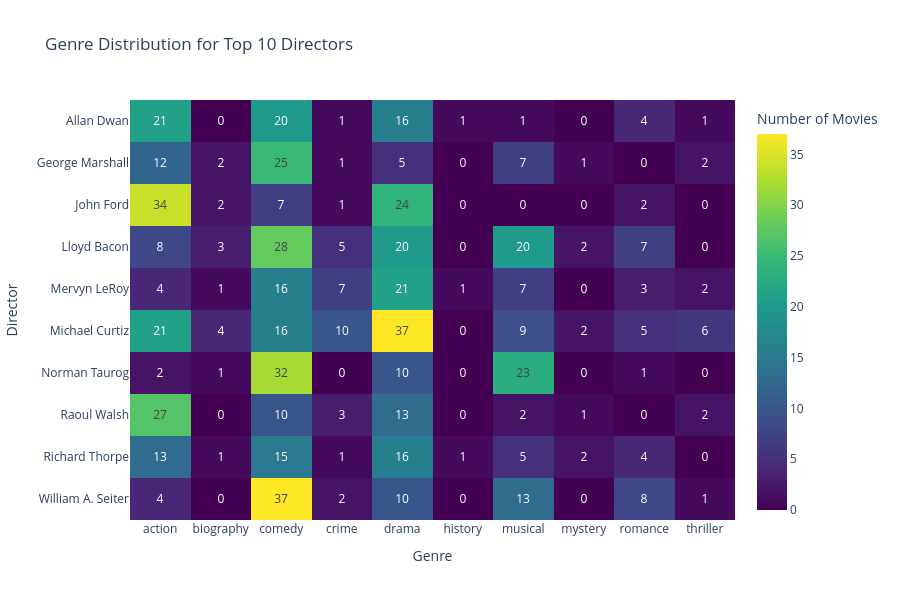

The notebook cell saved with this chart:
### Code cell
#  Genre Distribution for Top Directors
director_genre_data = []
for _, row in wiki_movies.iterrows():
    directors = extract_names(row['Director'])
    genres = split_genre_names(row['Genre'])
    for director in directors:
        if director in top_10_directors:
            for genre in genres:
                if genre:
                    director_genre_data.append({
                        'Director': director,
                        'Genre': genre
                    })



director_genre_df = pd.DataFrame(director_genre_data)
genre_counter = Counter([item['Genre'] for item in director_genre_data])
top_genres_for_directors = [g for g, _ in genre_counter.most_common(10)]

filtered_director_genre = director_genre_df[
        director_genre_df['Genre'].isin(top_genres_for_directors)
]

director_genre_pivot = filtered_director_genre.groupby(['Director', 'Genre']).size().reset_index(name='Count')
director_genre_matrix = director_genre_pivot.pivot(index='Director', columns='Genre', values='Count').fillna(0)

fig_heatmap = px.imshow(
        director_genre_matrix,
        title='Genre Distribution for Top 10 Directors',
        labels=dict(x="Genre", y="Director", color="Number of Movies"),
        color_continuous_scale='Viridis',
        aspect="auto",
        text_auto=True
)
fig_heatmap.update_layout(height=600, width=900)
fig_heatmap.show()

### Figure 1 — Plotly figure (JSON) as saved in the notebook; plotly's stock layout.template omitted (floating-point values rounded to 4 significant figures)
{"data": [{"coloraxis": "coloraxis", "hovertemplate": "Genre: %{x}<br>Director: %{y}<br>Number of Movies: %{z}<extra></extra>", "name": "0", "texttemplate": "%{z}", "type": "heatmap", "x": ["action", "biography", "comedy", "crime", "drama", "history", "musical", "mystery", "romance", "thriller"], "xaxis": "x", "y": ["Allan Dwan", "George Marshall", "John Ford", "Lloyd Bacon", "Mervyn LeRoy", "Michael Curtiz", "Norman Taurog", "Raoul Walsh", "Richard Thorpe", "William A. Seiter"], "yaxis": "y", "z": [[21, 0, 20, 1, 16, 1, 1, 0, 4, 1], [12, 2, 25, 1, 5, 0, 7, 1, 0, 2], [34, 2, 7, 1, 24, 0, 0, 0, 2, 0], [8, 3, 28, 5, 20, 0, 20, 2, 7, 0], [4, 1, 16, 7, 21, 1, 7, 0, 3, 2], [21, 4, 16, 10, 37, 0, 9, 2, 5, 6], [2, 1, 32, 0, 10, 0, 23, 0, 1, 0], [27, 0, 10, 3, 13, 0, 2, 1, 0, 2], [13, 1, 15, 1, 16, 1, 5, 2, 4, 0], [4, 0, 37, 2, 10, 0, 13, 0, 8, 1]]}], "layout": {"coloraxis": {"colorbar": {"title": {"text": "Number of Movies"}}, "colorscale": [[0, "#440154"], [0.1111, "#482878"], [0.2222, "#3e4989"], [0.3333, "#31688e"], [0.4444, "#26828e"], [0.5556, "#1f9e89"], [0.6667, "#35b779"], [0.7778, "#6ece58"], [0.8889, "#b5de2b"], [1, "#fde725"]]}, "height": 600, "title": {"text": "Genre Distribution for Top 10 Directors"}, "width": 900, "xaxis": {"anchor": "y", "domain": [0, 1], "title": {"text": "Genre"}}, "yaxis": {"anchor": "x", "autorange": "reversed", "domain": [0, 1], "title": {"text": "Director"}}}}
